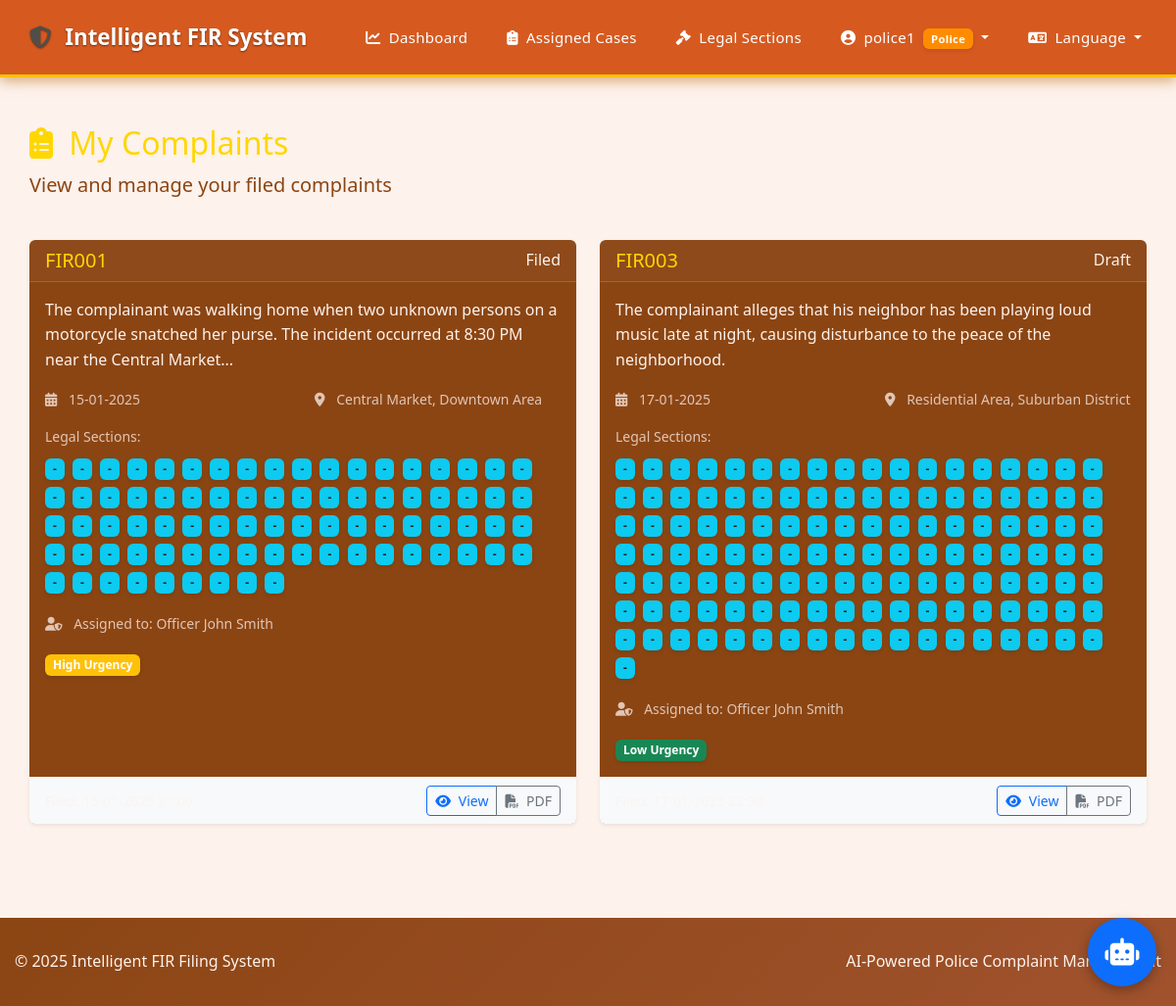
Page /fir/dashboard (signed in) on the committed database.
### models/__init__.py (models this page shows, shortened)
class User(db.Model, UserMixin):
    __tablename__ = 'users'
    id = db.Column(db.Integer, primary_key=True)
    username = db.Column(db.String(64), unique=True)
    email = db.Column(db.String(120), unique=True)
    password_hash = db.Column(db.String(256))
    full_name = db.Column(db.String(100))
    role = db.Column(db.String(20), default=Role.PUBLIC)
    phone = db.Column(db.String(20), nullable=True)
    address = db.Column(db.Text, nullable=True)
    created_at = db.Column(db.DateTime, default=lambda: datetime.now(timezone.utc))
    firs = db.relationship('FIR', backref='complainant', lazy=True,
                      foreign_keys='FIR.complainant_id')
    def is_admin(self):
        return self.role == Role.ADMIN
    def is_police(self):
        return self.role == Role.POLICE
    def is_public(self):
        return self.role == Role.PUBLIC

class FIR(db.Model):
    __tablename__ = 'firs'
    id = db.Column(db.Integer, primary_key=True)
    fir_number = db.Column(db.String(50), unique=True)
    complainant_id = db.Column(db.Integer, db.ForeignKey('users.id'), nullable=False)
    processing_officer_id = db.Column(db.Integer, db.ForeignKey('users.id'))
    status = db.Column(db.String(20), default='draft')
    urgency_level = db.Column(db.String(20), default='normal')
    incident_description = db.Column(db.Text)
    incident_location = db.Column(db.String(200))
    incident_date = db.Column(db.DateTime, nullable=True)
    filed_at = db.Column(db.DateTime)
    created_at = db.Column(db.DateTime, default=lambda: datetime.now(timezone.utc))
    legal_sections = db.Column(db.Text, nullable=True)  # JSON string of legal sections with metadata
    processing_officer = db.relationship('User', foreign_keys=[processing_officer_id])
    evidence = db.relationship('Evidence', backref='fir', lazy=True, cascade="all, delete-orphan")
    def get_status_label(self):
        status_labels = {
            'draft': 'Draft',
            'filed': 'Filed',
            'under_investigation': 'Under Investigation',
            'closed': 'Closed'
        }
        return status_labels.get(self.status, self.status)
    def get_urgency_label(self):
        urgency_labels = {
            'low': 'Low',
            'normal': 'Normal',
            'high': 'High',
            'critical': 'Critical'
        }
        return urgency_labels.get(self.urgency_level, self.urgency_level)

### routes/fir.py (the view)
@fir_bp.route('/dashboard')
@login_required
def dashboard():
    try:
        if current_user.is_admin():
            return redirect(url_for('admin.dashboard'))
        if current_user.is_police():
            firs = FIR.query.filter_by(processing_officer_id=current_user.id).all()
        else:
            firs = FIR.query.filter_by(complainant_id=current_user.id).all()
        logger.info(f"Retrieved {len(firs)} FIRs for user {current_user.id}")
        return render_template('fir/dashboard.html', firs=firs)
    except Exception as e:
        logger.error(f"Dashboard error: {str(e)}", exc_info=True)
        return render_template('error.html', error="An error occurred while loading the dashboard. Please try again later."), 500

### templates/fir/dashboard.html (shortened to what this page needs)
{% extends 'layout.html' %}
{% block content %}
<div class="container py-4">
    <div class="d-flex flex-column flex-md-row justify-content-between align-items-start align-items-md-center mb-4">
        <div class="mb-3 mb-md-0">
            <h2 class="mb-2"><i class="fas fa-clipboard-list me-2"></i> My Complaints</h2>
            <p class="lead">View and manage your filed complaints</p>
        </div>
    </div>
    <div class="row">
        {% if firs %}
            {% for fir in firs %}
                <div class="col-md-6 mb-4">
                    <div class="card border-0 shadow-sm dashboard-card h-100 urgency-{{ fir.urgency_level }}">
                        <div class="card-header d-flex justify-content-between align-items-center">
                            <h5 class="mb-0"><a href="{{ url_for('fir.view_fir', fir_id=fir.id) }}" class="text-decoration-none">{{ fir.fir_number }}</a></h5>
                            <span class="status-badge status-{{ fir.status }}">{{ fir.get_status_label() }}</span>
                        </div>
                        <div class="card-body p-3">
                            <p class="card-text mb-3">
                                {{ fir.incident_description[:150] }}{% if fir.incident_description|length > 150 %}...{% endif %}
                            </p>
                            <div class="row mb-3">
                                <div class="col-md-6">
                                    <small class="text-muted d-block"><i class="fas fa-calendar-alt me-2"></i>
                                        {% if fir.incident_date %}
                                            {{ fir.incident_date.strftime('%d-%m-%Y') }}
                                        {% else %}
                                            Date not specified
                                        {% endif %}
                                    </small>
                                </div>
                                <div class="col-md-6">
                                    <small class="text-muted d-block"><i class="fas fa-map-marker-alt me-2"></i>
                                        {{ fir.incident_location|truncate(30) or 'Location not specified' }}
                                    </small>
                                </div>
                            </div>
                            {% if fir.legal_sections %}
                                <div class="mb-3">
                                    <small class="text-muted d-block mb-2">Legal Sections:</small>
                                    <div>
                                        {% for section in fir.legal_sections %}
                                            <span class="badge bg-info text-dark me-1 mb-1">{{ section.code }} - {{ section.name }}</span>
                                        {% endfor %}
                                    </div>
                                </div>
                            {% endif %}
                            {% if fir.processing_officer %}
                                <div class="mb-3">
                                    <small class="text-muted d-block">
                                        <i class="fas fa-user-shield me-2"></i> Assigned to: {{ fir.processing_officer.full_name }}
                                    </small>
                                </div>
                            {% endif %}
                            <div>
                                <span class="badge bg-{{ 'success' if fir.urgency_level == 'low' else 'info' if fir.urgency_level == 'normal' else 'warning' if fir.urgency_level == 'high' else 'danger' }}">
                                    {{ fir.get_urgency_label() }} Urgency
                                </span>
                            </div>
                        </div>
                        <div class="card-footer bg-light d-flex justify-content-between align-items-center">
                            <small class="text-muted">Filed: {{ fir.filed_at.strftime('%d-%m-%Y %H:%M') if fir.filed_at else 'Draft' }}</small>
                            <div class="btn-group">
                                <a href="{{ url_for('fir.view_fir', fir_id=fir.id) }}" class="btn btn-sm btn-outline-primary">
                                    <i class="fas fa-eye me-1"></i> View
                                </a>
                                <a href="{{ url_for('fir.generate_pdf', fir_id=fir.id) }}" class="btn btn-sm btn-outline-secondary">
                                    <i class="fas fa-file-pdf me-1"></i> PDF
                                </a>
                            </div>
                        </div>
                    </div>
                </div>
            {% endfor %}
        {% endif %}
    </div>
</div>
{% endblock %}

### templates/layout.html (shortened to what this page needs)
<!DOCTYPE html>
<html lang="en" data-bs-theme="dark">
<head>
    <link rel="stylesheet" href="https://cdn.jsdelivr.net/npm/bootstrap@5.3.0/dist/css/bootstrap.min.css">
    <link rel="stylesheet" href="https://cdnjs.cloudflare.com/ajax/libs/font-awesome/6.4.0/css/all.min.css">
    <link rel="stylesheet" href="{{ url_for('static', filename='css/templates/layout.css') }}">
</head>
<body>
    <nav class="navbar navbar-expand-lg navbar-dark bg-dark mb-4" style="box-shadow: 0 4px 12px #bd741d8f; border-bottom: 3px solid #ffc107;">
        <div class="container">
            <a class="navbar-brand" href="{{ url_for('fir.index') }}" style="font-size: 1.4rem; font-weight: 700; text-shadow: 0 1px 2px rgba(0, 0, 0, 0.5);">
                <i class="fas fa-shield-alt me-2" style="color: #504e4a;"></i>
                Intelligent FIR System
            </a>
            <div class="collapse navbar-collapse" id="navbarNav">
                <ul class="navbar-nav ms-auto" style="font-weight: 600;">
                    {% if current_user.is_authenticated %}
                        {% if current_user.is_admin() %}
                        <li class="nav-item">
                            <a class="nav-link" href="{{ url_for('admin.dashboard') }}">
                                <i class="fas fa-chart-line me-1"></i> Admin Dashboard
                            </a>
                        </li>
                        <li class="nav-item">
                            <a class="nav-link" href="{{ url_for('admin.cases') }}">
                                <i class="fas fa-folder-open me-1"></i> Manage Cases
                            </a>
                        </li>
                        <li class="nav-item">
                            <a class="nav-link" href="{{ url_for('admin.users') }}">
                                <i class="fas fa-users-cog me-1"></i> Manage Users
                            </a>
                        </li>
                        <li class="nav-item">
                            <a class="nav-link" href="{{ url_for('legal_sections.index') }}">
                                <i class="fas fa-gavel me-1"></i> Legal Sections
                            </a>
                        </li>
                        {% elif current_user.is_police() %}
                        <li class="nav-item">
                            <a class="nav-link" href="{{ url_for('admin.dashboard') }}">
                                <i class="fas fa-chart-line me-1"></i> Dashboard
                            </a>
                        </li>
                        <li class="nav-item">
                            <a class="nav-link" href="{{ url_for('admin.cases') }}">
                                <i class="fas fa-clipboard-list me-1"></i> Assigned Cases
                            </a>
                        </li>
                        <li class="nav-item">
                            <a class="nav-link" href="{{ url_for('legal_sections.index') }}">
                                <i class="fas fa-gavel me-1"></i> Legal Sections
                            </a>
                        </li>
                        {% endif %}
                        <li class="nav-item dropdown">
                            <a class="nav-link dropdown-toggle" href="#" id="navbarDropdown" role="button" data-bs-toggle="dropdown" aria-expanded="false">
                                <i class="fas fa-user-circle me-1"></i>
                                {{ current_user.username }}
                                {% if current_user.is_admin() %}
                                <span class="badge bg-danger ms-1">Admin</span>
                                {% elif current_user.is_police() %}
                                <span class="badge bg-primary ms-1">Police</span>
                                {% else %}
                                <span class="badge bg-info ms-1">Public</span>
                                {% endif %}
                            </a>
                        </li>
                    {% endif %}
                    <li class="nav-item dropdown">
                        <a class="nav-link dropdown-toggle" href="#" id="languageDropdown" role="button" data-bs-toggle="dropdown" aria-expanded="false">
                            <i class="fas fa-language me-1"></i> <span id="currentLanguage">Language</span>
                        </a>
                    </li>
                </ul>
            </div>
        </div>
    </nav>
    <div class="container">
        {% block content %}{% endblock %}
    </div>
    <footer class="footer bg-dark text-light mt-5">
        <div class="container">
            <div class="row">
                <div class="col-md-6 mb-2 mb-md-0">
                    <p class="mb-1 mb-md-0">&copy; 2025 Intelligent FIR Filing System</p>
                </div>
                <div class="col-md-6 text-center text-md-end">
                    <p class="mb-1 mb-md-0">AI-Powered Police Complaint Management</p>
                </div>
            </div>
        </div>
    </footer>
    {% if current_user.is_authenticated %}
        {% include 'chatbot/widget.html' %}
    {% endif %}
</body>
</html>

### rows in the picture
User: username "police1"
FIR: fir_number "FIR001", get_status_label "Filed", incident_description "The complainant was walking home when two unknown persons on a motorcycle snatched her purse. The incident occurred at 8:30 PM near the Central Market", incident_date "15-01-2025", incident_location "Central Market, Downtown Area", processing_officer.full_name "Officer John Smith", get_urgency_label "High"
FIR: fir_number "FIR003", get_status_label "Draft", incident_description "The complainant alleges that his neighbor has been playing loud music late at night, causing disturbance to the peace of the neighborhood.", incident_date "17-01-2025", incident_location "Residential Area, Suburban District", processing_officer.full_name "Officer John Smith", get_urgency_label "Low"
